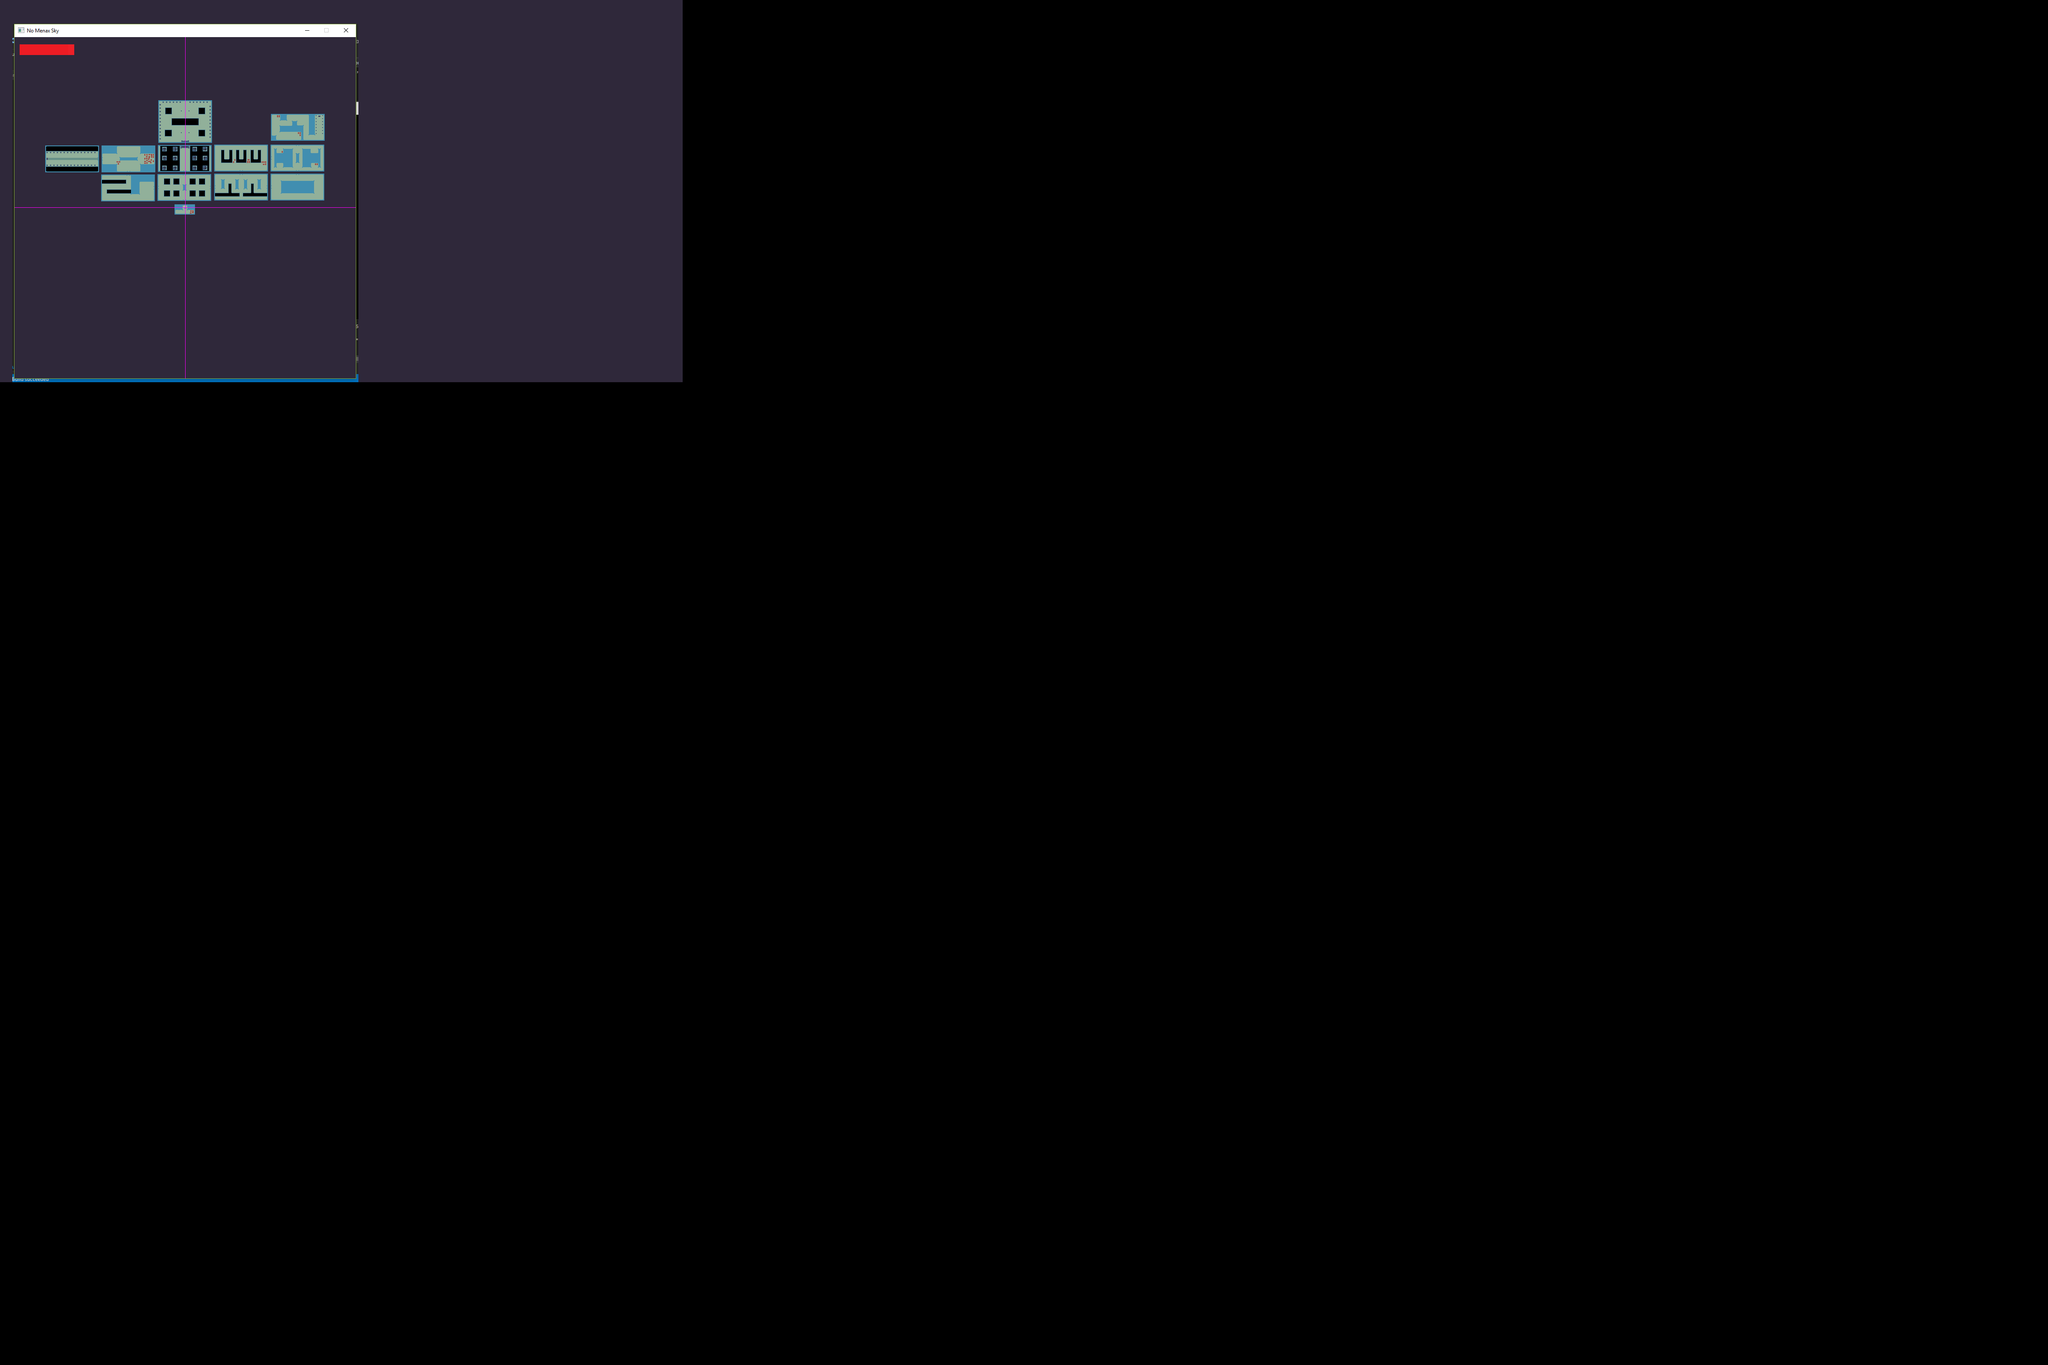

Below is a game level as drawn by its tile map, then a one-line description and the .tmx that defines it (tile-layer data replaced by summaries):
An orthogonal 300x200 tile map with 16x16 px tiles, 1 tile layer (Tile Layer 1) and 231 objects (22x door, 2x bossDoor).

<map version="1.0" tiledversion="2017.07.25" orientation="orthogonal" renderorder="right-down" width="300" height="200" tilewidth="16" tileheight="16" nextobjectid="312">
 <tileset firstgid="1" source="untitled.tsx" />
 <layer name="Tile Layer 1" width="300" height="200">
  <data>[60000 cells, 5600 non-empty, 5600 distinct tile ids]</data>
 </layer>
 <objectgroup name="StaticColliders">
  <object id="41" x="408.818" y="501.039" width="48.9091" height="3.68871" />
  <object id="42" x="445.938" y="491.5" width="9.375" height="11.375" />
  <object id="43" x="445" y="497.978" width="2.51111" height="3.53333" />
  <object id="44" x="408.313" y="487" width="2.5" height="17.4375" />
  <object id="46" x="439" y="490" width="17.6957" height="2.04348" />
  <object id="47" x="439.043" y="480.523" width="3.47826" height="11.3465" />
  <object id="49" x="427.174" y="479.478" width="0.695652" height="11.9565" />
  <object id="50" x="384.031" y="446.063" width="14.9375" height="14.9063" />
  <object id="51" x="383.969" y="418" width="14.9688" height="14.9688" />
  <object id="52" x="466" y="445.969" width="14.9688" height="15.0313" />
  <object id="53" x="466" y="418" width="15" height="15.0313" />
  <object id="54" x="406" y="418" width="14.9688" height="15.0313" />
  <object id="55" x="406" y="446" width="14.9688" height="15" />
  <object id="56" x="443.957" y="417.87" width="15" height="15.1304" />
  <object id="57" x="444" y="446" width="15" height="15" />
  <object id="58" x="428.375" y="432.5" width="7.8125" height="13.8125" />
  <object id="59" x="236.364" y="421.091" width="59.3636" height="9.72727" />
  <object id="60" x="250" y="443.909" width="59.0909" height="10.0909" />
  <object id="61" x="307.091" y="408.727" width="19.8182" height="46.2727" />
  <object id="62" x="325.273" y="407.909" width="38.4545" height="18.2727" />
  <object id="65" x="236.696" y="470" width="126.478" height="2.6087" />
  <object id="66" x="427.094" y="479.656" width="14.25" height="1.28125" />
  <object id="70" x="518.563" y="420.75" width="7.375" height="21.625" />
  <object id="71" x="501.364" y="452.364" width="60.2727" height="8.36364" />
  <object id="72" x="535" y="430" width="7.81818" height="26.1818" />
  <object id="73" x="551.636" y="420.727" width="7.63636" height="22.7273" />
  <object id="76" x="571.364" y="420.455" width="8" height="22.5455" />
  <object id="77" x="603.545" y="420.636" width="7.63636" height="22.3636" />
  <object id="78" x="588.091" y="430.273" width="6.81818" height="23.8182" />
  <object id="80" x="569.091" y="452.182" width="58.8182" height="8.72727" />
  <object id="81" x="518.125" y="351.25" width="7.625" height="30.5" />
  <object id="82" x="518.25" y="372.875" width="26.125" height="9" />
  <object id="83" x="537" y="351" width="7.625" height="30.75" />
  <object id="84" x="543.875" y="377.5" width="4.875" height="4.25" />
  <object id="85" x="548.5" y="372.875" width="4.5" height="4.25" />
  <object id="86" x="552.75" y="350.875" width="8" height="31" />
  <object id="87" x="555.875" y="372.75" width="21.625" height="9.25" />
  <object id="89" x="570" y="351" width="7.875" height="31" />
  <object id="90" x="579.875" y="372.875" width="5.125" height="3" />
  <object id="91" x="578.5" y="377" width="7.625" height="4.875" />
  <object id="92" x="587" y="351" width="7.875" height="30.875" />
  <object id="93" x="603.875" y="350.875" width="8" height="31" />
  <object id="94" x="591.25" y="372.875" width="17.375" height="9.125" />
  <object id="95" x="611.125" y="377.75" width="13.125" height="4" />
  <object id="96" x="616" y="383.375" width="8.75" height="3.5" />
  <object id="98" x="419.875" y="340.25" width="1.875" height="61.375" />
  <object id="99" x="445" y="340.25" width="2.375" height="61.125" />
  <object id="100" x="642.5" y="348.75" width="5.5" height="43.25" />
  <object id="101" x="645.875" y="358.5" width="18.875" height="24" />
  <object id="102" x="663.375" y="348.375" width="22.75" height="43.875" />
  <object id="103" x="659.75" y="353.875" width="3.75" height="4.875" />
  <object id="104" x="693.75" y="359.875" width="7.125" height="21.25" />
  <object id="105" x="708.375" y="348.375" width="20.5" height="43.875" />
  <object id="106" x="727.75" y="358.375" width="21.375" height="23.875" />
  <object id="107" x="745.5" y="348.875" width="6" height="43.375" />
  <object id="108" x="737.875" y="381.875" width="7.875" height="5.25" />
  <object id="109" x="757.636" y="338.545" width="2.72727" height="63.8182" />
  <object id="110" x="757.273" y="406.909" width="2.72727" height="63.4545" />
  <object id="111" x="633.636" y="467.636" width="127.636" height="2.36364" />
  <object id="112" x="501.818" y="467.455" width="126.727" height="3.27273" />
  <object id="113" x="658.545" y="423.818" width="77.6364" height="28.9091" />
  <object id="114" x="635.818" y="317.455" width="11.6364" height="12" />
  <object id="115" x="634.727" y="267.273" width="2.72727" height="55.2727" />
  <object id="116" x="633.091" y="265.455" width="129.091" height="3.45455" />
  <object id="118" x="649.091" y="268.727" width="8" height="6.36364" />
  <object id="119" x="656.545" y="267.818" width="15.8182" height="14.3636" />
  <object id="120" x="655.636" y="294.545" width="55.4545" height="14.9091" />
  <object id="121" x="698.545" y="308.727" width="6.54545" height="5.27273" />
  <object id="122" x="701.818" y="314.545" width="3.45455" height="4.18182" />
  <object id="123" x="684.364" y="283.636" width="11.8182" height="12.1818" />
  <object id="127" x="705.273" y="308.909" width="5.63636" height="18.7273" />
  <object id="129" x="723.455" y="268" width="14.5455" height="48" />
  <object id="130" x="740.182" y="269.818" width="1.63636" height="2" />
  <object id="131" x="740" y="276.727" width="1.81818" height="2.36364" />
  <object id="132" x="740" y="284" width="1.81818" height="1.81818" />
  <object id="133" x="740" y="290.909" width="1.63636" height="2.18182" />
  <object id="134" x="739.818" y="297.818" width="2" height="2" />
  <object id="135" x="740.182" y="304.909" width="1.63636" height="1.81818" />
  <object id="136" x="739.818" y="311.636" width="2.18182" height="2.18182" />
  <object id="137" x="755.273" y="269.818" width="2" height="2" />
  <object id="138" x="755.091" y="276.909" width="1.63636" height="2.18182" />
  <object id="139" x="755.091" y="284" width="1.81818" height="1.81818" />
  </objectgroup>
 <objectgroup name="1.0" visible="0">
  <!-- 1 objects omitted --></objectgroup>
 <objectgroup name="1.1" visible="0">
  <!-- 4 objects omitted --></objectgroup>
 <objectgroup name="1.2">
  <!-- 2 objects omitted --></objectgroup>
 <objectgroup name="1.3" visible="0">
  <!-- 2 objects omitted --></objectgroup>
 <objectgroup name="1.4" visible="0">
  <!-- 3 objects omitted --></objectgroup>
 <objectgroup name="1.5" visible="0">
  <!-- 2 objects omitted --></objectgroup>
 <objectgroup name="1.6" visible="0">
  <!-- 1 objects omitted --></objectgroup>
 <objectgroup name="1.7" visible="0">
  <!-- 2 objects omitted --></objectgroup>
 <objectgroup name="1.8" visible="0">
  <!-- 2 objects omitted --></objectgroup>
 <objectgroup name="1.9" visible="0">
  <!-- 3 objects omitted --></objectgroup>
 <objectgroup name="1.10" visible="0">
  <!-- 1 objects omitted --></objectgroup>
 <objectgroup name="1.11">
  <!-- 1 objects omitted --></objectgroup>
 <objectgroup name="Center" visible="0">
  <!-- 1 objects omitted --></objectgroup>
</map>
<!-- 149 of 231 objects omitted -->
